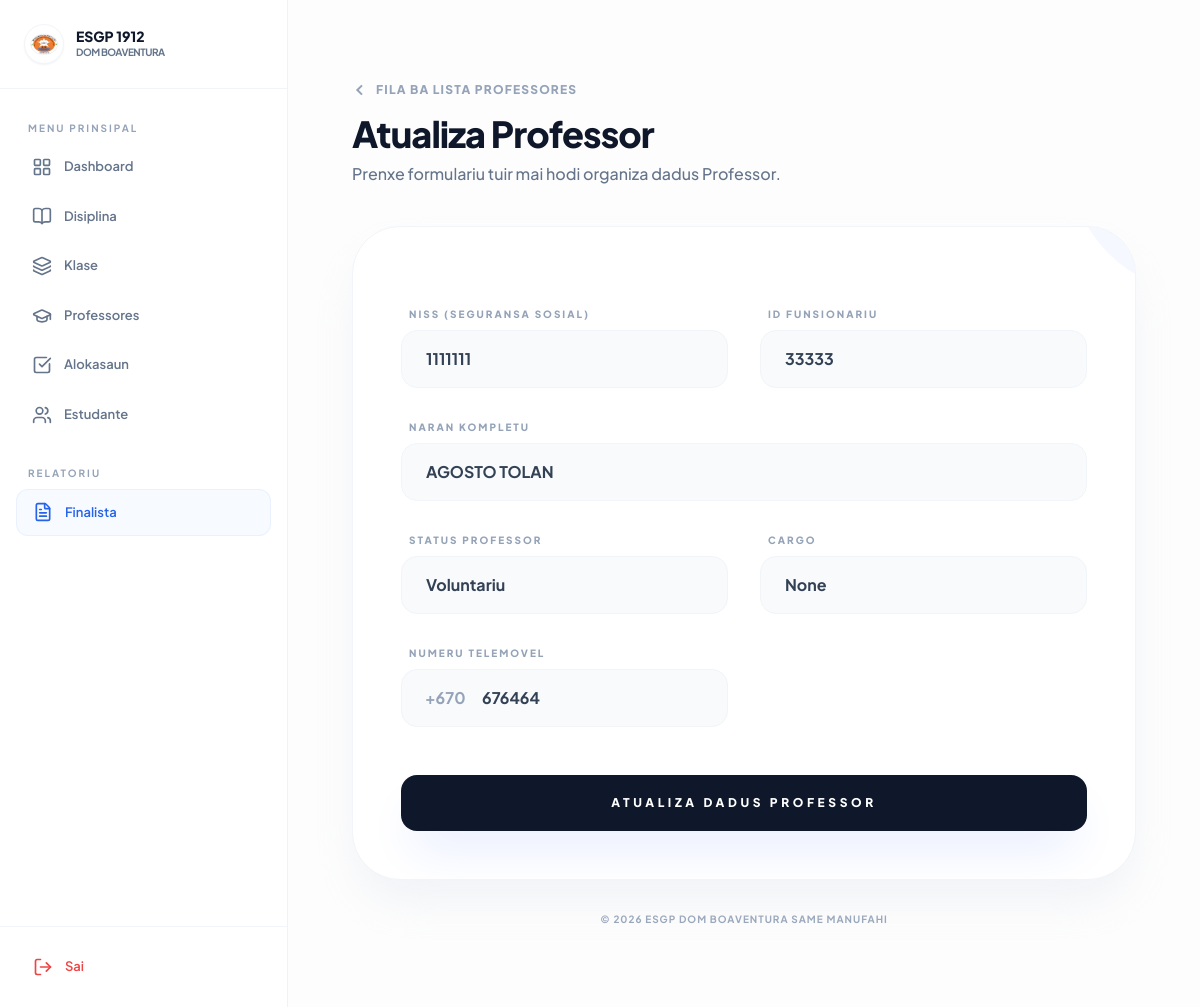
The page /users/professor/edit/9/ on the database its author committed.
### users/models.py (models this page shows, shortened)
class Professor(models.Model):
    STATUS_CHOICES = [('Permanente', 'Permanente'), ('Kontratadu', 'Kontratadu'), ('Voluntariu', 'Voluntariu')]
    nis = models.CharField(max_length=20, unique=True, null=True, blank=True)  # NIS bisa null untuk sementara
    id_funcionario = models.CharField(max_length=20, unique=True, null=True, blank=True)  # ID bisa null untuk sementara
    naran_kompletu = models.CharField(max_length=255)
    status = models.CharField(max_length=15, choices=STATUS_CHOICES, default='Permanente')
    nu_telemovel = models.CharField(max_length=15, unique=True)
    cargo = models.CharField(max_length=100, blank=True, null=True)

### users/views.py (the view, shortened to what this page needs)
# urls.py: path('professor/edit/<int:pk>/', edit_professor, name='edit_professor'), # Edit professor
def edit_professor(request, pk):
    professor = get_object_or_404(Professor, id=pk)
    return render(request, 'users/professor_form.html', {
        'professor': professor
    })

### templates/users/professor_form.html (shortened to what this page needs)
{% extends 'base.html' %}
{% block content %}
<div class="max-w-4xl mx-auto px-4 py-8">
    <div class="mb-10 text-center md:text-left">
        <a href="{% url 'professor_list' %}" class="inline-flex items-center text-xs font-black uppercase tracking-widest text-slate-400 hover:text-indigo-600 transition-colors mb-4">
            <svg class="w-4 h-4 mr-2" fill="none" stroke="currentColor" viewBox="0 0 24 24"><path stroke-width="3" d="M15 19l-7-7 7-7"/></svg>
            Fila ba Lista Professores
        </a>
        <h2 class="text-4xl font-extrabold text-slate-900 tracking-tight">
            {% if professor %}Atualiza{% else %}Rejistu{% endif %} Professor
        </h2>
        <p class="text-slate-500 mt-2 font-medium">Prenxe formulariu tuir mai hodi organiza dadus Professor.</p>
    </div>
    <div class="bg-white p-8 md:p-12 rounded-[3rem] shadow-2xl shadow-slate-200/60 border border-slate-100 relative overflow-hidden">
        <div class="absolute top-0 right-0 w-32 h-32 bg-indigo-50 rounded-bl-full -mr-16 -mt-16 opacity-50"></div>
        <form method="POST" class="relative space-y-8">
            <div class="grid grid-cols-1 md:grid-cols-2 gap-8">
                <div class="space-y-2">
                    <label class="block text-[10px] font-black text-slate-400 uppercase tracking-[0.2em] ml-2">NISS (Seguransa Sosial)</label>
                    <input type="text" name="nis" required
                        value="{% if professor %}{{ professor.nis }}{% else %}{{ request.POST.nis }}{% endif %}"
                        placeholder="Prenxe NISS"
                        class="w-full px-6 py-4 bg-slate-50 border border-slate-100 rounded-2xl focus:ring-4 focus:ring-indigo-100 focus:border-indigo-500 transition-all outline-none font-bold text-slate-700 placeholder:text-slate-300">
                </div>
                <div class="space-y-2">
                    <label class="block text-[10px] font-black text-slate-400 uppercase tracking-[0.2em] ml-2">ID Funsionariu</label>
                    <input type="text" name="id_funcionario" required
                        value="{% if professor %}{{ professor.id_funcionario }}{% else %}{{ request.POST.id_funcionario }}{% endif %}"
                        placeholder="Prenxe ID Funsionariu"
                        class="w-full px-6 py-4 bg-slate-50 border border-slate-100 rounded-2xl focus:ring-4 focus:ring-indigo-100 focus:border-indigo-500 transition-all outline-none font-bold text-slate-700 placeholder:text-slate-300">
                </div>
            </div>
            <div class="space-y-2">
                <label class="block text-[10px] font-black text-slate-400 uppercase tracking-[0.2em] ml-2">Naran Kompletu</label>
                <input type="text" name="naran_kompletu" required
                    value="{% if professor %}{{ professor.naran_kompletu }}{% else %}{{ request.POST.naran_kompletu }}{% endif %}"
                    placeholder="Prenxe Naran inklui nivel estudu"
                    class="w-full px-6 py-4 bg-slate-50 border border-slate-100 rounded-2xl focus:ring-4 focus:ring-indigo-100 focus:border-indigo-500 transition-all outline-none font-bold text-slate-700 placeholder:text-slate-300">
            </div>
            <div class="grid grid-cols-1 md:grid-cols-2 gap-8">
                <div class="space-y-2">
    <label class="block text-[10px] font-black text-slate-400 uppercase tracking-[0.2em] ml-2">Status Professor</label>
    <select name="status" class="w-full px-6 py-4 bg-slate-50 border border-slate-100 rounded-2xl focus:ring-4 focus:ring-indigo-100 focus:border-indigo-500 transition-all outline-none font-bold text-slate-700 appearance-none cursor-pointer">
        <option value="Voluntariu" {% if professor.status == "Voluntariu" or request.POST.status == "Voluntariu" %}selected{% endif %}>Voluntariu</option>
    </select>
</div>
<div class="space-y-2">
        <label class="block text-[10px] font-black text-slate-400 uppercase tracking-[0.2em] ml-2">Cargo</label>
        <input type="text" name="cargo"
            value="{% if professor %}{{ professor.cargo }}{% else %}{{ request.POST.cargo }}{% endif %}"
            placeholder="Ex: Diretor/a da Escola"
            class="w-full px-6 py-4 bg-slate-50 border border-slate-100 rounded-2xl focus:ring-4 focus:ring-indigo-100 focus:border-indigo-500 transition-all outline-none font-bold text-slate-700 placeholder:text-slate-300">
    </div>
                <div class="space-y-2">
                    <label class="block text-[10px] font-black text-slate-400 uppercase tracking-[0.2em] ml-2">Numeru Telemovel</label>
                    <div class="relative">
                        <span class="absolute left-6 top-1/2 -translate-y-1/2 text-slate-400 font-bold">+670</span>
                        <input type="text" name="nu_telemovel" required
                            value="{% if professor %}{{ professor.nu_telemovel }}{% else %}{{ request.POST.nu_telemovel }}{% endif %}"
                            class="w-full pl-20 pr-6 py-4 bg-slate-50 border border-slate-100 rounded-2xl focus:ring-4 focus:ring-indigo-100 focus:border-indigo-500 transition-all outline-none font-bold text-slate-700 placeholder:text-slate-300">
                    </div>
                </div>
            </div>
            <div class="pt-4">
                <button type="submit"
                    class="group w-full bg-slate-900 text-white py-5 rounded-2xl font-black text-xs uppercase tracking-[0.3em] hover:bg-indigo-600 shadow-2xl shadow-indigo-100 transition-all active:scale-[0.98] flex items-center justify-center gap-3">
                    {% if professor %}Atualiza Dadus{% else %}Submete Dadus{% endif %} Professor
                </button>
            </div>
        </form>
    </div>
    <p class="text-center text-slate-400 text-[10px] font-bold uppercase tracking-widest mt-8">
        © 2026 ESGP Dom Boaventura Same Manufahi
    </p>
</div>
{% endblock %}

### templates/base.html (style rules this page uses)
:root { --primary: #3b82f6; }
body { font-family: 'Plus Jakarta Sans', sans-serif; background: #fdfdfd; color: #1e293b; }

### rows shown on the page
Professor: nis "1111111", id_funcionario "33333", naran_kompletu "AGOSTO TOLAN", status "Voluntariu", cargo "None", nu_telemovel "676464"
